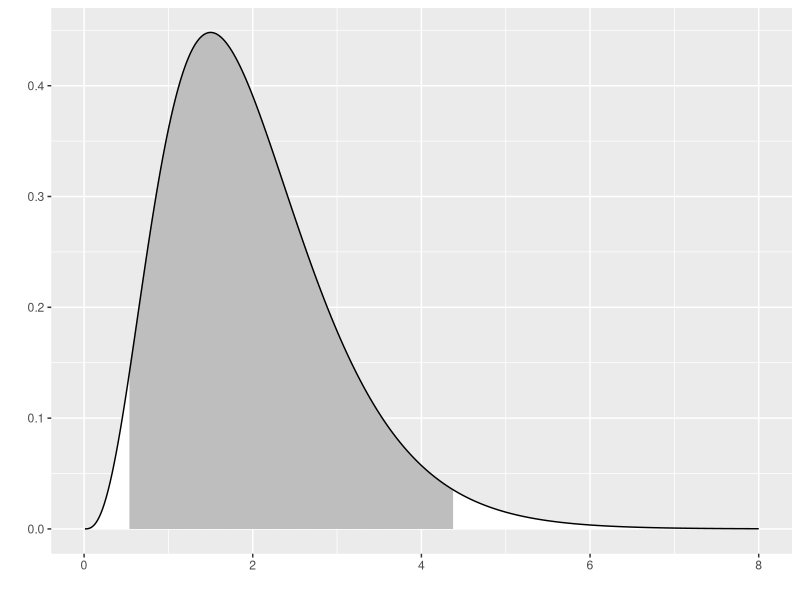
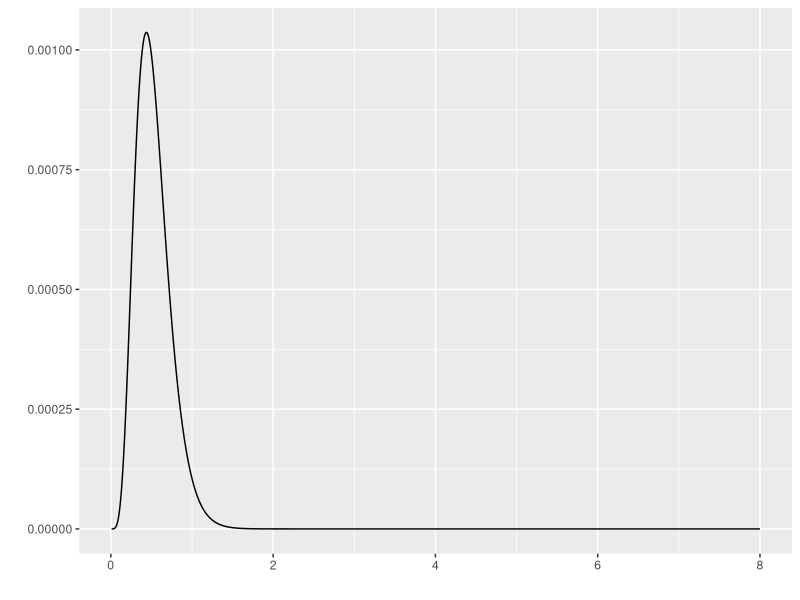
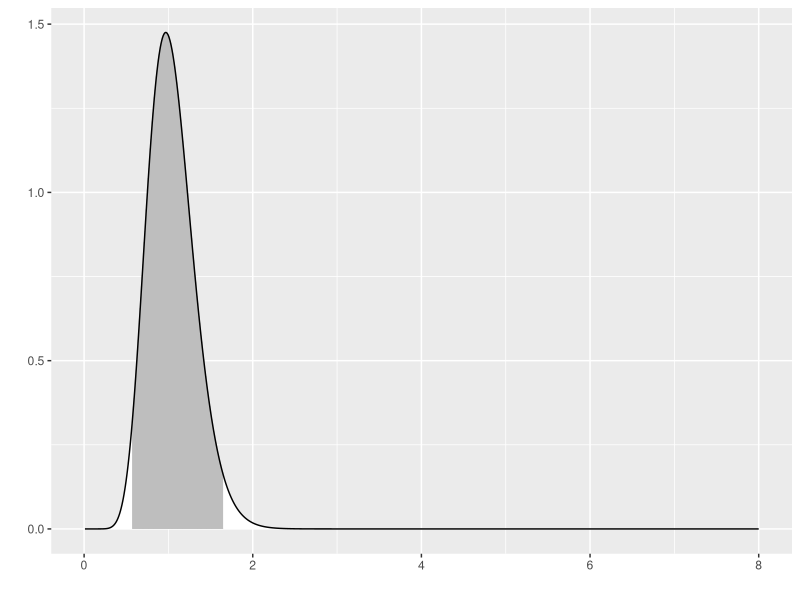
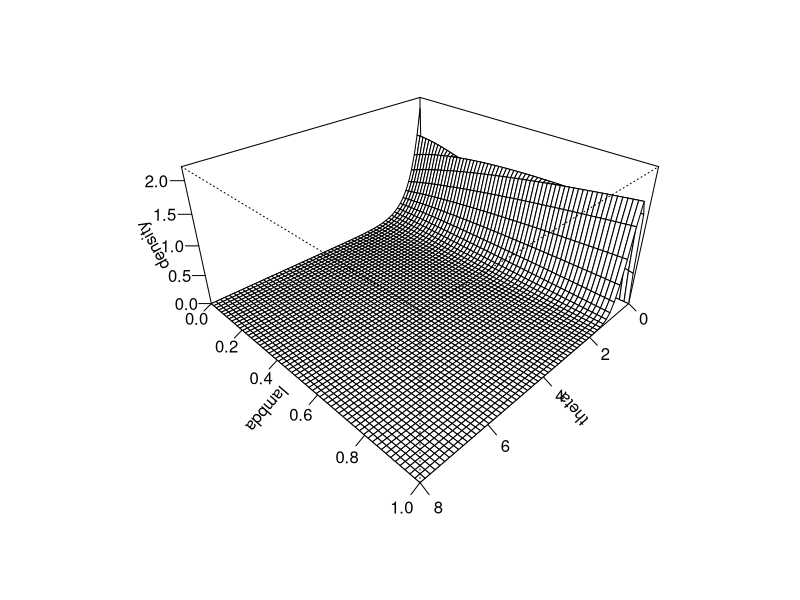

Here is the R script that generated these plots, in order:
## ---- chunk 1
suppressMessages(suppressWarnings(library(MASS)))
suppressMessages(suppressWarnings(library(tidyverse)))
knitr::opts_chunk$set(echo=TRUE, fig.width=8, fig.height=2)
## ---- chunk 2
x_max <- 8

n0 <- 4
theta0 <- 0.5

alpha0 <- n0
beta0 <- n0*theta0

muF <- 2
n <- 10

x <- muF+ round(rnorm(n), 1)/theta0

ss <- sum((x-muF)^2)

alpha1 <- alpha0 + n
beta1 <- beta0 + 0.5*ss

x_grid <- seq(0.01, x_max, length=1000)

f <- function(x, mu, theta) {
  sqrt(theta/2*pi)*exp(-0.5*theta*(x-mu)^2)
}

g <- function(x, alpha, beta) {
  beta^alpha/gamma(alpha)*x^(alpha-1)*exp(-beta*x)
}

prior05 <- qgamma(0.025, alpha0, beta0) 
prior95 <- qgamma(0.975, alpha0, beta0) 

post05 <- qgamma(0.025, alpha1, beta1)  
post95 <- qgamma(0.975, alpha1, beta1) 

## ---- chunk 3
g_grid <- g(x_grid, alpha0, beta0)
outside <- x_grid < prior05 | x_grid > prior95
x_color <- 
  ifelse(outside, "white", "gray")
data.frame(x=x_grid, y=g_grid) %>%
  ggplot(aes(x, y)) +
    geom_segment(aes(xend=x, yend=0), color=x_color) +
    geom_line() + xlab(" ") + ylab(" ")
## ---- chunk 4
f_grid <- rep(NA, length(x_grid))
for (i in 1:length(x_grid)) {
  f_grid[i] <- prod(f(x, muF, x_grid[i]))
}
x_color <- "white"
data.frame(x=x_grid, y=f_grid) %>%
  ggplot(aes(x, y)) + 
    geom_line() + xlab(" ") + ylab(" ")
## ---- chunk 5
h_grid <- g(x_grid, alpha1, beta1)
outside <- x_grid < post05 | x_grid > post95
x_color <- 
  ifelse(outside, "white", "gray")
data.frame(x=x_grid, y=h_grid) %>%
  ggplot(aes(x, y)) +
    geom_segment(aes(xend=x_grid, yend=0), color=x_color) +
    geom_line() + xlab(" ") + ylab(" ")
## ---- chunk 6
knitr::opts_chunk$set(echo=TRUE, fig.width=8, fig.height=8)
## ---- chunk 7
lambda_grid <- seq(0, 1, length=60)
theta_grid <- seq(0, x_max, length=60)


gstar <- function(theta, lambda) {g(theta, 1+lambda*(alpha0-1), (1+lambda*(alpha0-1))*beta0)}
density <- outer(theta_grid, lambda_grid, gstar)
op <- par(bg = "white") 
z_max <- max(density, na.rm=TRUE)
persp(
  theta_grid, 
  lambda_grid, 
  density, 
  zlim=c(0, 1.1*z_max),
  xlab="theta",
  ylab="lambda",
  theta = 135, 
  phi = 30, 
  expand=0.5,
  ticktype="detailed")
